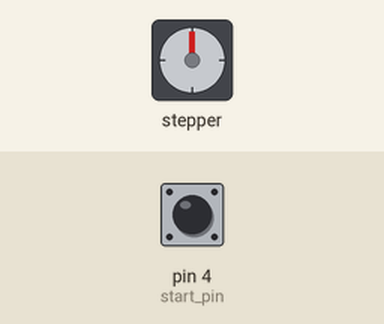
Bench run of a sketch on a simulated Arduino Uno, built with avr-gcc and run on an emulated ATmega328P. Parts: stepper motor. Wiring (inferred from the names in the program): stepper motor driver (200 steps per turn assumed): step pin 9; direction pin 8. The inputs (shaded band) are chosen by the test bench; at power-on: pin 4 (start_pin) LOW.

Above: at 1.2 s.
1.3 s: pin 4 (start_pin) pulled HIGH for 1 s
At 3.1 s:
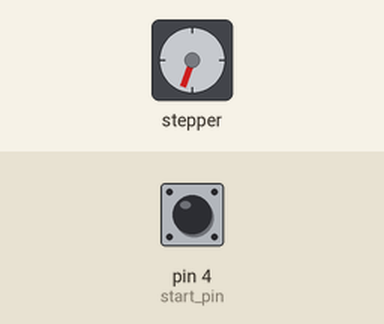
3.8 s: pin 4 (start_pin) pulled HIGH for 0.15 s
At 4.9 s:
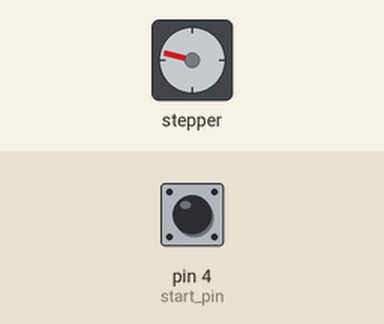
5.4 s: pin 4 (start_pin) pulled HIGH for 3.2 s
At 9.0 s:
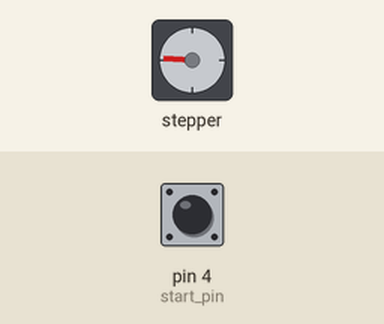
10.1 s: pin 4 (start_pin) pulled HIGH for 1 s
At 12.2 s:
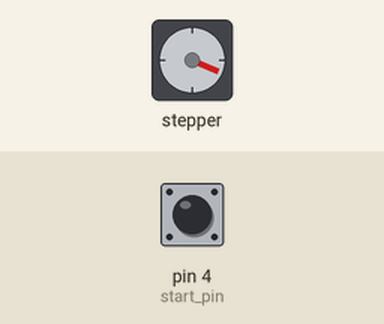
12.6 s: pin 4 (start_pin) pulled HIGH for 1 s
At 14.1 s:
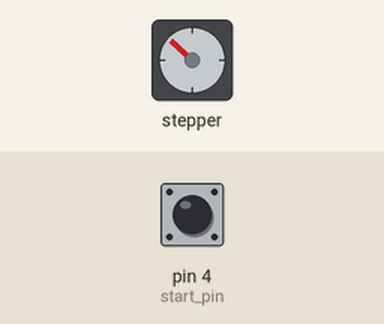
15.1 s: pin 4 (start_pin) pulled HIGH for 3.2 s
At 18.8 s:
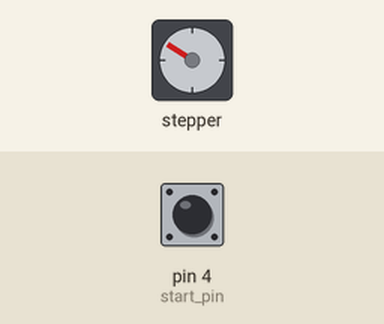
Timing chart, 0 to 20.3 s (numbered marks = the images above; inputs shaded):
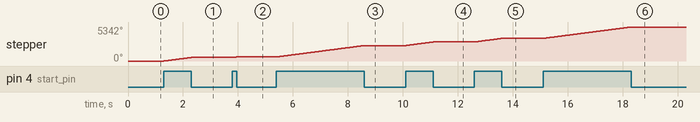

The sketch:

Speed_Control.ino
```cpp
//simple A4988 connection
//jumper reset and sleep together
//connect  VDD to Arduino 3.3v or 5v
//connect  GND to Arduino GND (GND near VDD)
//connect  1A and 1B to stepper coil 1
//connect 2A and 2B to stepper coil 2
//connect VMOT to power source (9v battery + term)
//connect GRD to power source (9v battery - term)


int stp = 9;  //connect pin 13 to step
int dir = 8;  // connect pin 12 to dir
//int i = -1;     //  gen counter
long del0=1000;
long del1=100;
int start_state = 1;
int start_pin = 4;
//int toggle = 1;
//byte vel[]={
//32,32,32,32,32,32,152,228,42,83,126,73,32,72,71,69,67,32,67,68,69,71,72,74,78,80,136,149,249,74,32,32,32,32,32,32,32,32,32,32,32,32,32,152,236,39,130,76,73,72,71,69,32,68,67,67,32,69,71,72,74,77,80,135,125,179,152,32,32,32,32,32,32,32,32,32,32,32,32,32,152,179,125,135,80,77,74,72,71,69,32,67,67,68,32,69,71,72,73,76,130,39,236,152,32,32,32,32,32,32,32,32,32,32,32,32,32,74,249,149,136,80,78,74,72,71,69,68,67,32,67,69,71,72,32,73,126,83,42,228,152,32,32,32,32,32,32,32,32,32,32,32,32,32,74,186,218,102,131,76,73,72,32,71,69,67,67,32,68,69,71,72,74,77,80,131,215,186,74,32,32,32,32,32,32,32,32,32,32,32,32,32,223,167,39,134,77,73,72,71,69,32,68,67,67,69,32,71,72,73,77,134,133,174,250,74,32,32,32,32,32,32,32,32,32,32,32,32,32,152,238,68,140,80,77,74,72,71,69,67,32,67,68,69,32,70,71,73,127,142,142,178,152,32,32,32,32,32,32,32,32,32,32,32,32,32,152,178,142,142,127,73,71,70,32,69,68,67,32,67,69,71,72,74,77,80,140,68,238,152,32,32,32,32,32,32,32,32,32,32,32,32,32,74,250,174,133,134,77,73,72,71,32,69,67,67,68,32,69,71,72,73,77,134,39,167,223,32,32,32,32,32,32,32,32,32,32,32,32,32,74,186,215,131,80,77,74,72,71,69,68,32,67,67,69,71,32,72,73,76,131,102,218,186,74,32,32,32,32,32,32,32,32,32,32,32,32,32,152,228,42,83,126,73,32,72,71,69,67,32,67,68,69,71,72,74,78,80,136,149,249,74,32,32,32,32,32,32,32,32,32,32,32,32,32,152,236,39,130,76,73,72,71,69,32,68,67,67,32,69,71,72,74,77,80,135,125,179,152,32,32,32,32,32,32,32,32,32,32,32,32,32,152,179,125,135,80,77,74,72,71,69,32,67,67,68,32,69,71,72,73,76,130,39,236,152,32,32,32,32,32,32,32,32,32,32,32,32,32,74,249,149,136,80,78,74,72,71,69,68,67,32,67,69,71,72,32,73,126,83,42,228,152,32,32,32,32,32,32,32,32,32,32,32,32,32,74,186,218,102,131,76,73,72,32,71,69,67,67,32,68,69,71,72,74,77,80,131,215,186,74,32,32,32,32,32,32,32,32,32,32,32,32,32,223,167,39,134,77,73,72,71,69,32,68,67,67,69,32,71,72,73,77,134,133,174,250,74,32,32,32,32,32,32,32,32,32,32,32,32,32,152,238,68,140,80,77,74,72,71,69,67,32,67,68,69,32,70,71,73,127,142,142,178,152,32,32,32,32,32,32,32,32,32,32,32,32,32,152,178,142,142,127,73,71,70,32,69,68,67,32,67,69,71,72,74,77,80,140,68,238,152,32,32,32,32,32,32,32,32,32,32,32,32,32,74,250,174,133,134,77,73,72,71,32,69,67,67,68,32,69,71,72,73,77,134,39,167,223,32,32,32,32,32,32,32,32,32,32,32,32,32,74,186,215,131,80,77,74,72,71,69,68,32,67,67,69,71,32,72,73,76,131,102,218,186,74,32,32,32,32,32,32,32,32,32,32,32,32,32,152,228,42,83,126,73,32,72,71,69,67,32,67,68,69,71,72,74,78,80,136,149,249,74,32,32,32,32,32,32,32,32,32,32,32,32,32,152,236,39,130,76,73,72,71,69,32,68,67,67,32,69,71,72,74,77,80,135,125,179,152,32,32,32,32,32,32,32,32,32,32,32,32,32,152,179,125,135,80,77,74,72,71,69,32,67,67,68,32,69,71,72,73,76,130,39,236,152,32,32,32,32,32,32,32,32,32,32,32,32,32,74,249,149,136,80,78,74,72,71,69,68,67,32,67,69,71,72,32,73,126,83,42,228,152,32,32,32,32,32,32,32,32,32,32,32,32,32,74,186,218,102,131,76,73,72,32,71,69,67,67,32,68,69,71,72,74,77,80,131,215,186,74,32,32,32,32,32,32,32,32,32,32,32,32,32,223,167,39,134,77,73,72,71,69,32,68,67,67,69,32,71,72,73,77,134,133,174,250,74,32,32,32,32,32,32,32,32,32,32,32,32,32,152,238,68,140,80,77,74,72,71,69,67,32,67,68,69,32,70,71,73,127,142,142,178,152,32,32,32,32,32,32,32,32,32,32,32,32,32,152,178,142,142,127,73,71,70,32,69,68,67,32,67,69,71,72,74,77,80,140,68,238,152,32,32,32,32,32,32,32,32,32,32,32,32,32,74,250,174,133,134,77,73,72,71,32,69,67,67,68,32,69,71,72,73,77,134,39,167,223,32,32,32,32,32,32

//1,2,3,4,5,6,7,8,9,10,11,12,13,14,15,16,17,18,19,20,21,22,23,24,25,26,27,28,29,30,300
//};

void setup()
{
  Serial.begin(9600);
  pinMode(stp, OUTPUT);
  pinMode(dir, OUTPUT);
  pinMode(start_pin, INPUT);
}


void loop()
{
  start_state = digitalRead(start_pin);
  if (start_state==1)
  {
    del0 = 50*32;
//    Serial.println(del0);
    digitalWrite(dir, HIGH);
    digitalWrite(stp, HIGH);
    delayMicroseconds(del0);
    digitalWrite(stp, LOW);
   delayMicroseconds(del0);
}
}
```

Measured:
- after the input at 1.3 s, stepper: turns 559° clockwise in 1.0 s, starting at once
- after the input at 3.8 s, stepper: turns 85° clockwise in 0.15 s, starting at once
- after the input at 5.4 s, stepper: turns 1789° clockwise in 3.2 s, starting at once
- after the input at 10.1 s, stepper: turns 560° clockwise in 1.0 s, starting at once
- after the input at 12.6 s, stepper: turns 560° clockwise in 1.0 s, starting at once
- after the input at 15.1 s, stepper: turns 1789° clockwise in 3.2 s, starting at once
